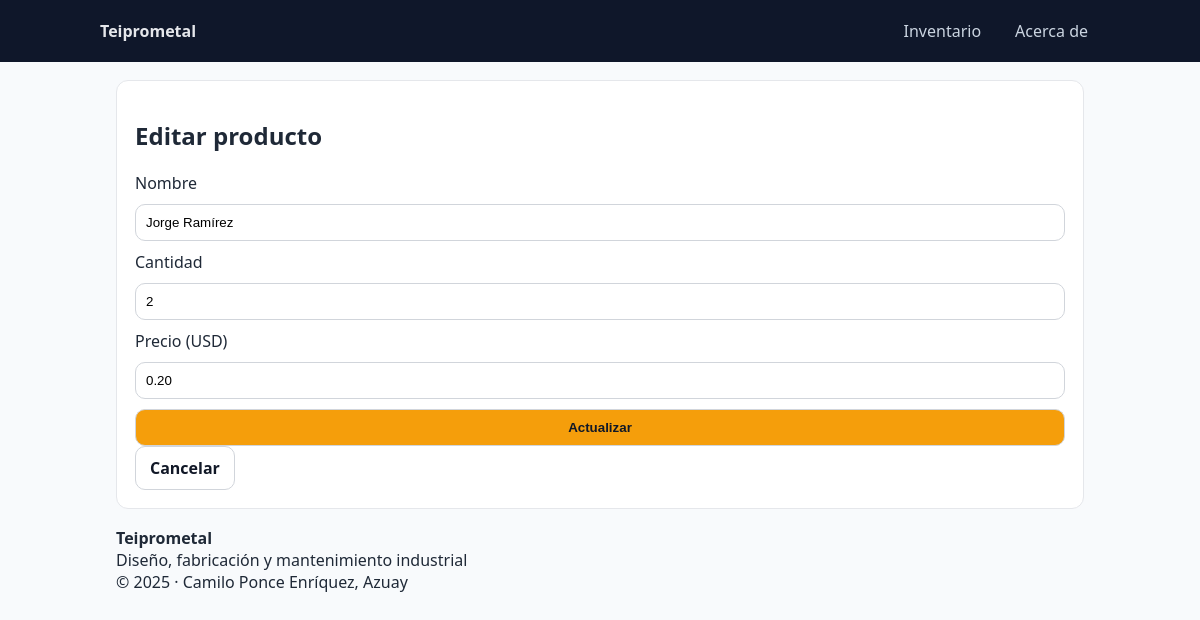
The app's page /productos/2/editar with its own data.
### tables this page shows
CREATE TABLE productos(
                id INTEGER PRIMARY KEY,
                nombre TEXT NOT NULL,
                cantidad INTEGER NOT NULL CHECK (cantidad >= 0),
                precio REAL NOT NULL CHECK (precio >= 0)
            );

### teiprometal_app/app.py (the view, shortened to what this page needs)
@app.route("/productos/<int:pid>/editar", methods=["GET", "POST"])
def productos_editar(pid):
    inv = get_inv()
    p = inv.get(pid)
    if not p:
        flash("Producto no encontrado.", "error")
        return redirect(url_for("productos_list"))
    form = ProductoEditForm(obj=p)
    return render_template("producto_form.html", form=form, modo="editar", pid=pid, p=p)

### teiprometal_app/app.py
class ProductoEditForm(FlaskForm):
    nombre = StringField("Nombre", validators=[DataRequired(), Length(min=2, max=80)])
    cantidad = IntegerField("Cantidad", validators=[DataRequired(), NumberRange(min=0)])
    precio = DecimalField("Precio (USD)", places=2, validators=[DataRequired(), NumberRange(min=0)])
    enviar = SubmitField("Actualizar")

### teiprometal_app/app.py (called while the page is built)
def get_inv():
    if "inv" not in g:
        g.inv = Inventario(db_path=DB_PATH)
    return g.inv

@app.teardown_appcontext
def close_inv(error=None):
    inv = g.pop("inv", None)
    if inv is not None:
        inv.cerrar()

@app.context_processor
def inject_globals():
    return {
        "brand": BRAND,
        "current_year": datetime.now().year,
        "csrf_token": generate_csrf  # para forms manuales (eliminar)
    }

### teiprometal_app/models.py (called while the page is built)
    @property
    def id(self) -> int: return self._id

    @id.setter
    def id(self, v: int):
        if not isinstance(v, int): raise TypeError("ID debe ser entero")
        if v <= 0: raise ValueError("ID debe ser positivo")
        self._id = v

    @property
    def nombre(self) -> str: return self._nombre

    @nombre.setter
    def nombre(self, v: str):
        if not isinstance(v, str) or not v.strip(): raise ValueError("Nombre no puede estar vacío")
        self._nombre = v.strip()

    @property
    def cantidad(self) -> int: return self._cantidad

    @cantidad.setter
    def cantidad(self, v: int):
        if not isinstance(v, int): raise TypeError("Cantidad debe ser entero")
        if v < 0: raise ValueError("Cantidad no puede ser negativa")
        self._cantidad = v

    @property
    def precio(self) -> float: return self._precio

    @precio.setter
    def precio(self, v: float):
        try: f = float(v)
        except Exception: raise TypeError("Precio debe ser número")
        if f < 0: raise ValueError("Precio no puede ser negativo")
        self._precio = f

    def _crear_tabla(self):
        self.conn.execute("""
            CREATE TABLE IF NOT EXISTS productos(
                id INTEGER PRIMARY KEY,
                nombre TEXT NOT NULL,
                cantidad INTEGER NOT NULL CHECK (cantidad >= 0),
                precio REAL NOT NULL CHECK (precio >= 0)
            );
        """)
        self.conn.execute("CREATE INDEX IF NOT EXISTS idx_prod_nombre ON productos(nombre);")
        self.conn.commit()

    def get(self, prod_id: int) -> Optional[Producto]:
        return self.productos.get(prod_id)

    def cerrar(self):
        self.conn.close()

### teiprometal_app/templates/producto_form.html (shortened to what this page needs)
{% extends "base.html" %}
{% block content %}
<section class="section">
  <h1>{{ 'Nuevo producto' if modo == 'crear' else 'Editar producto' }}</h1>
  <form method="post" class="form" novalidate>
    <label>{{ form.nombre.label }} {{ form.nombre(maxlength=80) }}</label>
    <label>{{ form.cantidad.label }} {{ form.cantidad(min=0) }}</label>
    <label>{{ form.precio.label }} {{ form.precio(min=0, step="0.01") }}</label>
    {{ form.enviar(class_="btn") }}
    <a class="btn btn--ghost" href="{{ url_for('productos_list') }}">Cancelar</a>
  </form>
</section>
{% endblock %}

### teiprometal_app/static/styles.css (style rules this page uses)
:root { --wrap: 1000px; --accent: #f59e0b; --ink: #1f2937; --muted: #6b7280; --surface: #ffffff; --panel: #0f172a; --bg: #f8fafc; --radius: 12px; }
* { box-sizing:border-box }
body { margin:0;font-family:system-ui,Segoe UI,Roboto,Arial;background:var(--bg);color:var(--ink) }
a { color:inherit;text-decoration:none }
.btn { display:inline-block;background:var(--accent);color:#111827;border:none;border-radius:10px;padding:10px 14px;font-weight:600;cursor:pointer }
.btn--ghost { background:transparent;border:1px solid #d1d5db }
.section { background:var(--surface);border:1px solid #e5e7eb;border-radius:var(--radius);padding:18px;margin:18px 0 }
.form label { display:block;margin:10px 0 }
.form input,.form textarea { width:100%;padding:10px;border:1px solid #d1d5db;border-radius:10px }

### records on screen
productos: nombre "Jorge Ramírez", cantidad "2", precio "0.20"

### other values on screen
{{ brand.name }} "Teiprometal"
{{ 'Nuevo producto' if modo == 'crear' else 'Editar producto' }} "Editar producto"
{{ brand.tagline }} "Diseño, fabricación y mantenimiento industrial"
